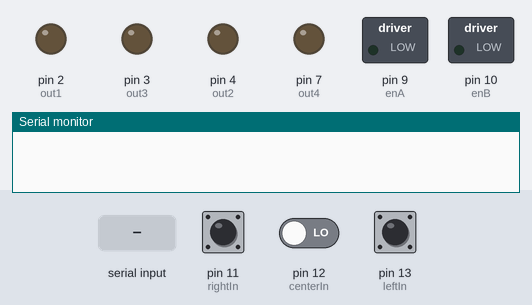
Simulated run of this sketch. Board: Arduino Uno, built with avr-gcc and run on an emulated ATmega328P. On the bench: switched loads named in the sketch (green lamp = pin HIGH), output pins drawn as LEDs (lit = HIGH), the last lines printed to the serial monitor. Dashed ring = blinking. The test bench sets the inputs (shaded band); at power-on: pin 11 (rightIn) LOW, pin 13 (leftIn) LOW, pin 12 (centerIn) LOW.

Above: at 1.2 s.
1.3 s: "1" received over Serial
At 1.53 s:
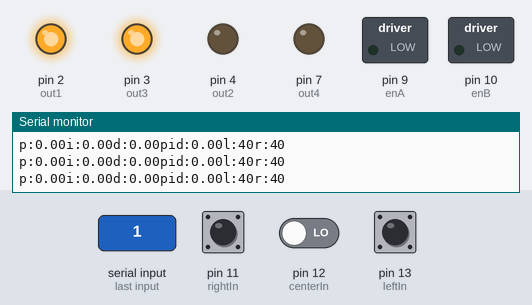
4.3 s: pin 11 (rightIn) pulled HIGH for 0.15 s
At 7.05 s:
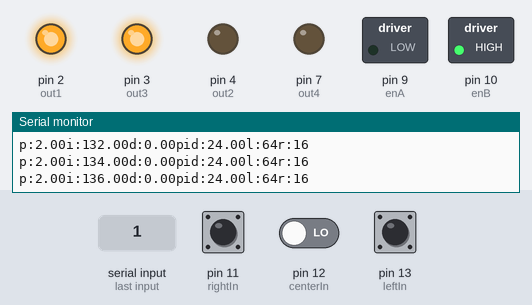
7.4 s: pin 13 (leftIn) pulled HIGH for 0.15 s
At 8.81 s:
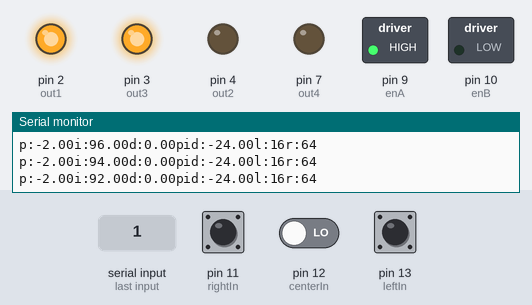
10.5 s: "5" received over Serial
At 11.2 s:
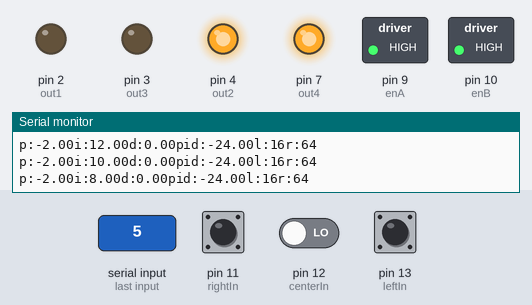
13.5 s: "2" received over Serial
At 14.05 s:
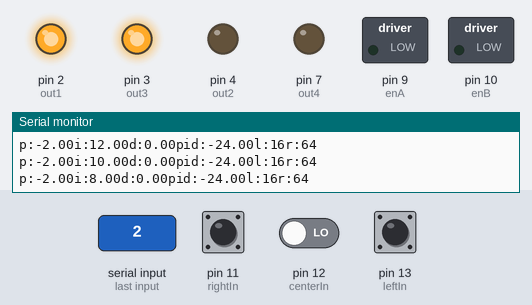
16.5 s: "3" received over Serial
Timing chart, 0 to 20.5 s (numbered marks = the images above; inputs shaded):
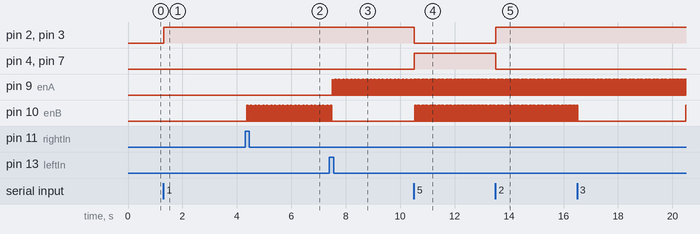

The sketch:

arduino.ino
```cpp
#define BASESPEED 40
#define DURATION 5
#define FAST 100
#define SLOW 40

int state = 0;
int statePrev = 0;

int prev = 0;

int out1 = 2;
int out2 = 4;
int enA = 9;

int out3 = 3;
int out4 = 7;
int enB = 10;

int leftIn = 13;
int centerIn = 12;
int rightIn = 11;
int current_time = 0;
int previous_time = 0;

float p = 0;
float i = 0;
float d = 0;
float previous_error = 0;
float error = 0;
float PID = 0;

float Kp = 12;
float Ki = 0.0;
float Kd = 150;

int read_pos() {
  int pos;
  if (digitalRead(leftIn) == HIGH && digitalRead(centerIn) == LOW && digitalRead(rightIn) == LOW)
    pos = -2;
  else if (digitalRead(leftIn) == HIGH && digitalRead(centerIn) == HIGH && digitalRead(rightIn) == LOW)
    pos = -1;
  else if (digitalRead(leftIn) == LOW && digitalRead(centerIn) == HIGH && digitalRead(rightIn) == LOW)
    pos = 0;
  else if (digitalRead(leftIn) == LOW && digitalRead(centerIn) == HIGH && digitalRead(rightIn) == HIGH)
    pos = 1;
  else if (digitalRead(leftIn) == LOW && digitalRead(centerIn) == LOW && digitalRead(rightIn) == HIGH)
    pos = 2;
  else
    pos = previous_error;
  return pos;
}

void pid_calc()
{
  int error = read_pos();

  current_time = millis();
  int timediff = current_time - previous_time;
  previous_time = current_time;

  p = error;
  i = i + error;
  d = (error - previous_error)/timediff;

  previous_error = p;

  PID = int(Kp*p + Ki*i + Kd*d);
}

void setup()
{
    TCCR1B = TCCR1B & B11111000 | B00000101;
    // put your setup code here, to run once:
    pinMode(enA, OUTPUT);
    pinMode(out1, OUTPUT);
    pinMode(out2, OUTPUT);

    pinMode(enB, OUTPUT);
    pinMode(out3, OUTPUT);
    pinMode(out4, OUTPUT);

    pinMode(leftIn, INPUT);
    pinMode(centerIn, INPUT);
    pinMode(rightIn, INPUT);

    previous_time = millis();
    Serial.begin(9600); // Default communication rate of the Bluetooth module
    stopEngine();
}

void goStraight()
{
    digitalWrite(out1, HIGH);
    digitalWrite(out2, LOW);
    digitalWrite(out3, HIGH);
    digitalWrite(out4, LOW);
    analogWrite(enA, FAST);
    analogWrite(enB, FAST);
    delay(DURATION);
}

void goRight()
{
    digitalWrite(out1, HIGH);
    digitalWrite(out2, LOW);
    digitalWrite(out3, HIGH);
    digitalWrite(out4, LOW);
    analogWrite(enA, SLOW);
    analogWrite(enB, FAST);
    delay(DURATION);
}

void goLeft()
{
    digitalWrite(out1, HIGH);
    digitalWrite(out2, LOW);
    digitalWrite(out3, HIGH);
    digitalWrite(out4, LOW);
    analogWrite(enA, FAST);
    analogWrite(enB, SLOW);
    delay(DURATION);
}

void goBack()
{
    digitalWrite(out1, LOW);
    digitalWrite(out2, HIGH);
    digitalWrite(out3, LOW);
    digitalWrite(out4, HIGH);
    analogWrite(enA, FAST);
    analogWrite(enB, FAST);
    delay(DURATION);
}

void stopEngine()
{
    digitalWrite(out1, LOW);
    digitalWrite(out2, LOW);
    digitalWrite(out3, LOW);
    digitalWrite(out4, LOW);
    analogWrite(enA, 0);
    analogWrite(enB, 0);
    delay(DURATION);
}

void goAuto()
{
    // Left * 1, Center * 2, Right * 4
    int left = 0;
    int center = 0;
    int right = 0;
    if (digitalRead(leftIn) == HIGH)
        left = 1;
    if (digitalRead(centerIn) == HIGH)
        center = 2;
    if (digitalRead(rightIn) == HIGH)
        right = 4;
    int current = left + center + right;
    int mode = 0;

    switch (current)
    {
    case 0:
        mode = 5 - prev + 2;
        break;
    case 5:
        mode = prev;
        break;
    case 1:
        mode = 3;
        break;
    case 4:
        mode = 4;
        break;
    default:
        mode = 2;
    }
    prev = mode;
    switch (mode)
    {
    case 2:
    {
        goStraight();

        break;
    }
    case 3:
    {
        goLeft();

        break;
    }
    case 4:
    {
        goRight();

        break;
    }
    case 5:
    {
        goBack();

        break;
    }
    default:
    {
        stopEngine();

        break;
    }
    }
}


int myconstrain(int value) {
  if (value > 70)
    return 70;
  if (value < 10)
    return 10;
  return value;
}

void motor_control()
{
    // Calculating the effective motor speed:
    int right_motor_speed = BASESPEED - PID;
    int left_motor_speed = BASESPEED + PID;

    // The motor speed should not exceed the max PWM value
    left_motor_speed = myconstrain(left_motor_speed);
    right_motor_speed = myconstrain(right_motor_speed);

    Serial.println("p:" + String(p) + "i:" + String(i) + "d:" + String(d) + "pid:" + String(PID) + "l:" + String(left_motor_speed) + "r:" + String(right_motor_speed));
    analogWrite(enB, left_motor_speed);   //Left Motor Speed
    analogWrite(enA, right_motor_speed);  //Right Motor Speed
    digitalWrite(out1, HIGH);
    digitalWrite(out2, LOW);
    digitalWrite(out3, HIGH);
    digitalWrite(out4, LOW);
}

void loop()
{
    if (Serial.available() > 0)
    {                          // Checks whether data is comming from the serial port
        state = Serial.read(); // Reads the data from the serial port
        statePrev = state;
    }
    else
    {
        state = statePrev;
    }

    switch (state)
    {
    case '1':
        pid_calc();
        motor_control();
        state = 1;
        break;
    case '2':
        goStraight();
        state = 2;
        break;
    case '3':
        goLeft();
        state = 3;
        break;
    case '4':
        goRight();
        state = 4;
        break;
    case '5':
        goBack();
        state = 5;
        break;
    default:
        stopEngine();
        i = 0;
        state = 0;
        break;
    }
}
```

Measured:
- after the input at 1.3 s, pin 2 (out1), pin 3 (out3): LOW → HIGH at once
- after the input at 4.3 s, pin 10 (enB): alternates HIGH for 0.01 s and LOW for 0.02 s, starting after 0.07 s
- after the input at 7.4 s, pin 9 (enA): alternates HIGH for 0.01 s and LOW for 0.02 s, starting after 0.10 s; pin 10 (enB): goes on until 7.5 s, then stays LOW
- after the input at 10.5 s, pin 2 (out1), pin 3 (out3): HIGH → LOW at once; pin 4 (out2), pin 7 (out4): LOW → HIGH at once; pin 10 (enB): alternates HIGH for 0.01 s and LOW for 0.02 s, starting at once
- after the input at 13.5 s, pin 2 (out1), pin 3 (out3): LOW → HIGH at once; pin 4 (out2), pin 7 (out4): HIGH → LOW at once
